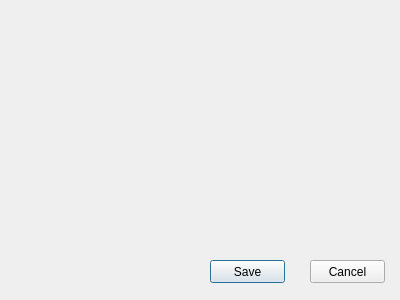
<?xml version="1.0" encoding="UTF-8"?>
<ui version="4.0">
 <class>SettingsDialog</class>
 <widget class="QDialog" name="SettingsDialog">
  <property name="geometry">
   <rect>
    <x>0</x>
    <y>0</y>
    <width>400</width>
    <height>300</height>
   </rect>
  </property>
  <property name="windowTitle">
   <string>Settings</string>
  </property>
  <widget class="QPushButton" name="pushButtonSace">
   <property name="geometry">
    <rect>
     <x>210</x>
     <y>260</y>
     <width>75</width>
     <height>23</height>
    </rect>
   </property>
   <property name="text">
    <string>Save</string>
   </property>
  </widget>
  <widget class="QPushButton" name="pushButtonCancel">
   <property name="geometry">
    <rect>
     <x>310</x>
     <y>260</y>
     <width>75</width>
     <height>23</height>
    </rect>
   </property>
   <property name="text">
    <string>Cancel</string>
   </property>
  </widget>
 </widget>
 <resources/>
 <connections/>
</ui>
